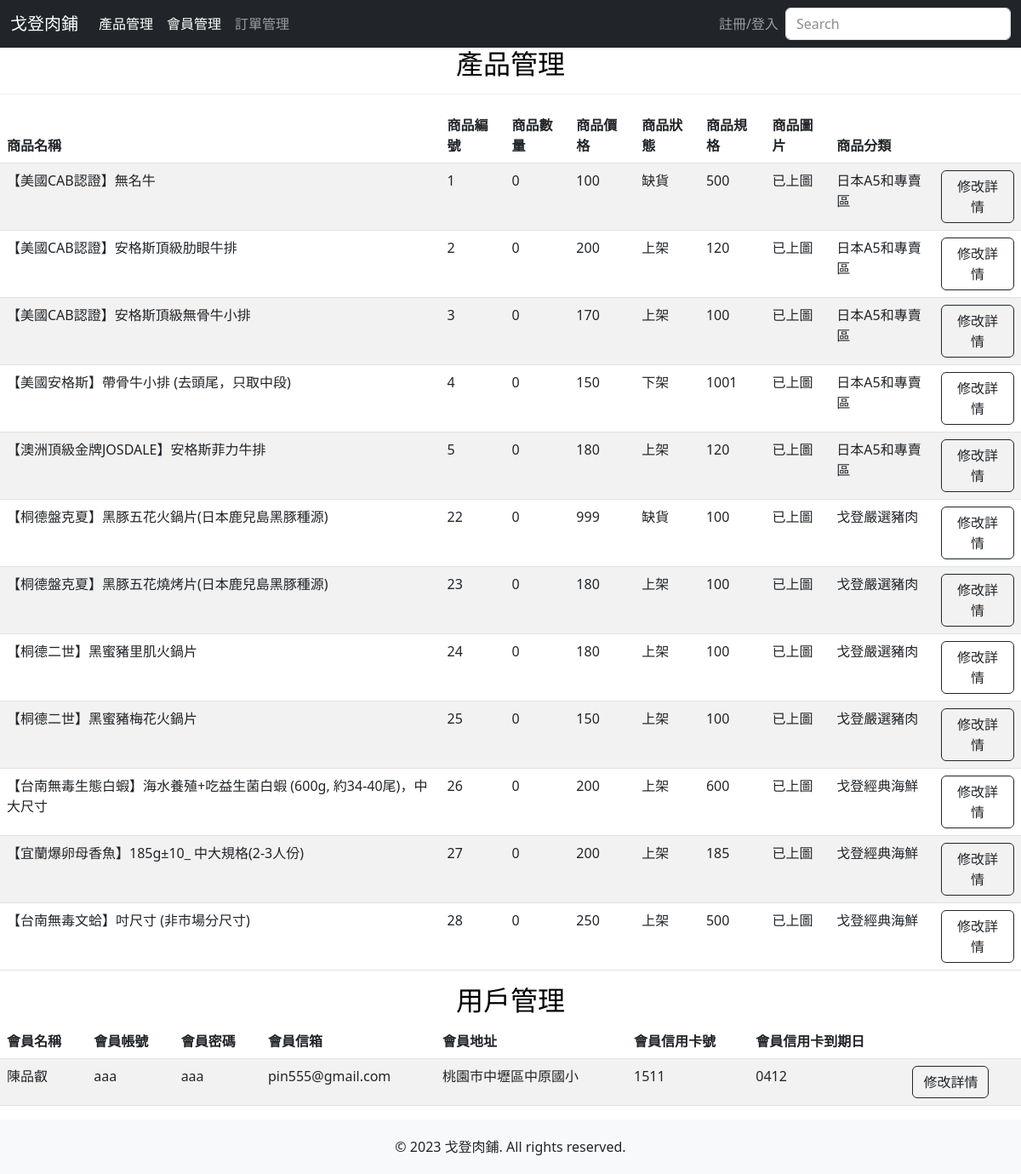
The app's page /dashboard/, older data.
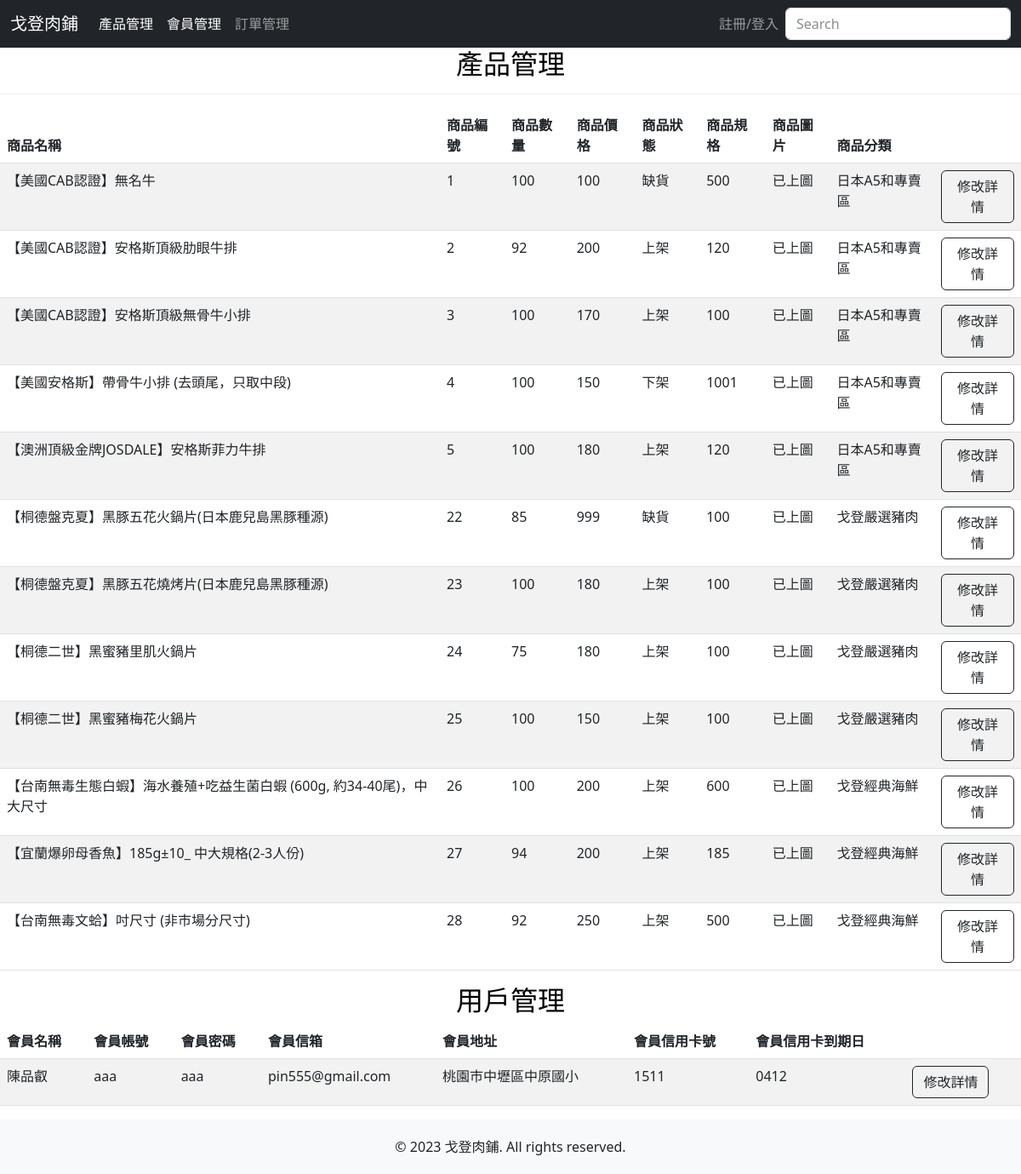
The same page, newer data.
### mywebsite/models.py (models this page shows)
class product(models.Model):
    PRODUCT_STATUS_CHOICES = [
        ('IN_STOCK', '上架'),
        ('OUT_OF_STOCK', '下架'),
        ('UNAVAILABLE', '缺貨'),
    ]
    PID = models.CharField('產品編號', max_length=1000, primary_key=True)
    PPrice = models.IntegerField('產品價錢')
    PName = models.CharField('產品名稱', max_length=100)
    PDetail = models.CharField('產品內容', max_length=10000)
    Pspec = models.IntegerField('產品規格',default=0)
    Pnum = models.IntegerField('產品數量',default=0)
    PStatus = models.CharField('產品狀態', max_length=13, choices=PRODUCT_STATUS_CHOICES, default='IN_STOCK')
    PPhoto = models.ImageField('產品圖片', upload_to='product_images/', blank=True, null=True)
    PCategory = models.CharField('產品分類', max_length=20) #也可以用選項

### mywebsite/views.py (the view)
# urls.py: path('dashboard/', views.dashboard_view),
def dashboard_view(request):
    d = product.objects.all()
    mem = member.objects.all()
    return render(request, 'dashboard.html', locals())

### templates/dashboard.html (shortened to what the changed rows need)
<!DOCTYPE html>
<html>
  <head>
    <link href="https://cdn.jsdelivr.net/npm/bootstrap@5.3.0-alpha3/dist/css/bootstrap.min.css" rel="stylesheet">
    {% load static %}
    <link href="{% static 'css/styles.css'%}" rel="stylesheet" />
    <link rel="stylesheet" href="https://use.fontawesome.com/releases/v5.6.3/css/all.css"
>
</head>
<body id="page-top" style="display: flex; flex-direction: column; min-height: 100vh;">
      <div class="test">
        <div class="color-block h2-with-border">
          <h2 class="tit rounded">產品管理</h2>
        </div>
        <div class="table-responsive">
          <table class="table table-striped table-hover table-custom">
            <thead class="thead-dark">
              <tr class="hover-bg">
                <th>商品名稱</th>
                <th>商品編號</th>
                <th>商品數量</th>
                <th>商品價格</th>
                <th>商品狀態</th>
                <th>商品規格</th>
                <th>商品圖片</th>
                <th>商品分類</th>
                <th></th>
              </tr>
            </thead>
            <tbody>
              {% for detail in d %}
              <tr>
                <form action="/edit_view/" method="POST">
                  <td>{{ detail.PName }}</td>
                  <td>{{ detail.PID }}</td>
                  <td>{{ detail.Pnum }}</td>
                  <td>{{ detail.PPrice }}</td>
                  <td>
                    {% if detail.PStatus == 'IN_STOCK' %}
                      <span class="category">上架</span>
                    {% elif detail.PStatus == 'OUT_OF_STOCK' %}
                      <span class="category">下架</span>
                    {% elif detail.PStatus == 'UNAVAILABLE' %}
                      <span class="category special-cell">缺貨</span>
                    {% endif %}
                  </td>
                  <td>{{ detail.Pspec }}</td>
                  <td>
                    {% if detail.PPhoto %}
                    已上圖
                    {% else %}
                    暫無
                    {% endif %}
                  </td>
                  <td>
                    {% if detail.PCategory == 'beef' %}
                      <span class="category">日本A5和專賣區</span>
                    {% elif detail.PCategory == 'pork' %}
                      <span class="category">戈登嚴選豬肉</span>
                    {% elif detail.PCategory == 'seafood' %}
                      <span class="category">戈登經典海鮮</span>
                    {% endif %}
                  </td>
                  <td>
                    <button type="submit" class="btn btn-outline-dark">修改詳情</button>
                  </td>
                </form>
              </tr>
              {% endfor %}
            </tbody>
          </table>
        </div>
      </div>
      <div id="member">
        <div class="color-block h2-with-border">
          <h2 class="tit rounded">用戶管理</h2>
        </div>
        <div class="table-responsive">
          <table class="table table-striped table-hover table-custom">
            <thead class="thead-dark">
              <tr class="hover-bg">
                <th>會員名稱</th>
                <th>會員帳號</th>
                <th>會員密碼</th>
                <th>會員信箱</th>
                <th>會員地址</th>
                <th>會員信用卡號</th>
                <th>會員信用卡到期日</th>
                <th></th>
              </tr>
            </thead>
          </table>
        </div>
      </div>
</body>
</html>

Row changes from the older to the newer data that the page shows:
changed product "【美國CAB認證】無名牛": Pnum "0" → "100"
changed product "【美國CAB認證】安格斯頂級肋眼牛排": Pnum "0" → "92"
changed product "【美國CAB認證】安格斯頂級無骨牛小排": Pnum "0" → "100"
changed product "【美國安格斯】帶骨牛小排 (去頭尾，只取中段)": Pnum "0" → "100"
changed product "【澳洲頂級金牌JOSDALE】安格斯菲力牛排": Pnum "0" → "100"
changed product "【桐德盤克夏】黑豚五花火鍋片(日本鹿兒島黑豚種源)": Pnum "0" → "85"
changed product "【桐德盤克夏】黑豚五花燒烤片(日本鹿兒島黑豚種源)": Pnum "0" → "100"
changed product "【桐德二世】黑蜜豬里肌火鍋片": Pnum "0" → "75"
changed product "【桐德二世】黑蜜豬梅花火鍋片": Pnum "0" → "100"
changed product "【台南無毒生態白蝦】海水養殖+吃益生菌白蝦 (600g, 約34-40尾)，中大尺寸": Pnum "0" → "100"
changed product "【宜蘭爆卵母香魚】185g±10_ 中大規格(2-3人份)": Pnum "0" → "94"
changed product "【台南無毒文蛤】吋尺寸 (非市場分尺寸)": Pnum "0" → "92"
